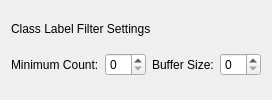
                       <widget class="QWidget" name="page_18">
                        <layout class="QGridLayout" name="gridLayout">
                         <item row="0" column="0">
                          <layout class="QVBoxLayout" name="verticalLayout_23">
                           <item>
                            <widget class="QLabel" name="label_89">
                             <property name="text">
                              <string>Class Label Filter Settings</string>
                             </property>
                            </widget>
                           </item>
                           <item>
                            <layout class="QHBoxLayout" name="horizontalLayout_19">
                             <item>
                              <layout class="QFormLayout" name="formLayout_25">
                               <item row="0" column="0">
                                <widget class="QLabel" name="label_88">
                                 <property name="text">
                                  <string>Minimum Count:</string>
                                 </property>
                                </widget>
                               </item>
                               <item row="0" column="1">
                                <widget class="QSpinBox" name="pipelineTool_classLabelFilterMinCountSpinBox"/>
                               </item>
                              </layout>
                             </item>
                             <item>
                              <layout class="QFormLayout" name="formLayout_26">
                               <item row="0" column="0">
                                <widget class="QLabel" name="label_90">
                                 <property name="text">
                                  <string>Buffer Size:</string>
                                 </property>
                                </widget>
                               </item>
                               <item row="0" column="1">
                                <widget class="QSpinBox" name="pipelineTool_classLabelFilterBufferSizeSpinBox"/>
                               </item>
                              </layout>
                             </item>
                            </layout>
                           </item>
                          </layout>
                         </item>
                        </layout>
                       </widget>
